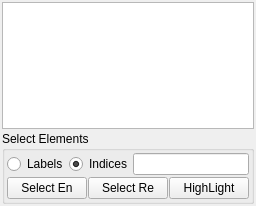
<?xml version="1.0" encoding="UTF-8"?>
<ui version="4.0">
 <class>DockSelectElement</class>
 <widget class="QWidget" name="DockSelectElement">
  <property name="geometry">
   <rect>
    <x>0</x>
    <y>0</y>
    <width>239</width>
    <height>206</height>
   </rect>
  </property>
  <property name="windowTitle">
   <string>DockSelectElement</string>
  </property>
  <layout class="QVBoxLayout" name="verticalLayout">
   <property name="spacing">
    <number>2</number>
   </property>
   <property name="leftMargin">
    <number>2</number>
   </property>
   <property name="topMargin">
    <number>2</number>
   </property>
   <property name="rightMargin">
    <number>2</number>
   </property>
   <property name="bottomMargin">
    <number>2</number>
   </property>
   <item>
    <widget class="QTextEdit" name="textEdit">
     <property name="sizePolicy">
      <sizepolicy hsizetype="Preferred" vsizetype="Expanding">
       <horstretch>0</horstretch>
       <verstretch>0</verstretch>
      </sizepolicy>
     </property>
     <property name="acceptDrops">
      <bool>false</bool>
     </property>
     <property name="autoFillBackground">
      <bool>true</bool>
     </property>
     <property name="readOnly">
      <bool>true</bool>
     </property>
    </widget>
   </item>
   <item>
    <widget class="QGroupBox" name="groupBox_Select">
     <property name="title">
      <string>Select Elements</string>
     </property>
     <layout class="QVBoxLayout" name="verticalLayout_2">
      <property name="spacing">
       <number>2</number>
      </property>
      <property name="leftMargin">
       <number>2</number>
      </property>
      <property name="topMargin">
       <number>2</number>
      </property>
      <property name="rightMargin">
       <number>2</number>
      </property>
      <property name="bottomMargin">
       <number>2</number>
      </property>
      <item>
       <layout class="QHBoxLayout" name="horizontalLayout">
        <property name="spacing">
         <number>1</number>
        </property>
        <property name="bottomMargin">
         <number>0</number>
        </property>
        <item>
         <widget class="QRadioButton" name="radioButton_Lables">
          <property name="sizePolicy">
           <sizepolicy hsizetype="Minimum" vsizetype="Fixed">
            <horstretch>0</horstretch>
            <verstretch>0</verstretch>
           </sizepolicy>
          </property>
          <property name="maximumSize">
           <size>
            <width>16777215</width>
            <height>16777215</height>
           </size>
          </property>
          <property name="text">
           <string>Labels</string>
          </property>
          <property name="checked">
           <bool>false</bool>
          </property>
         </widget>
        </item>
        <item>
         <widget class="QRadioButton" name="radioButton_indices">
          <property name="sizePolicy">
           <sizepolicy hsizetype="Minimum" vsizetype="Fixed">
            <horstretch>0</horstretch>
            <verstretch>0</verstretch>
           </sizepolicy>
          </property>
          <property name="maximumSize">
           <size>
            <width>16777215</width>
            <height>16777215</height>
           </size>
          </property>
          <property name="text">
           <string>Indices</string>
          </property>
          <property name="checked">
           <bool>true</bool>
          </property>
         </widget>
        </item>
        <item>
         <widget class="QLineEdit" name="lineEdit_SelectInput">
          <property name="sizePolicy">
           <sizepolicy hsizetype="Expanding" vsizetype="Fixed">
            <horstretch>0</horstretch>
            <verstretch>0</verstretch>
           </sizepolicy>
          </property>
         </widget>
        </item>
       </layout>
      </item>
      <item>
       <layout class="QHBoxLayout" name="horizontalLayout_2">
        <property name="spacing">
         <number>1</number>
        </property>
        <property name="bottomMargin">
         <number>0</number>
        </property>
        <item>
         <widget class="QPushButton" name="pushButton_SelectEntities">
          <property name="sizePolicy">
           <sizepolicy hsizetype="Minimum" vsizetype="Fixed">
            <horstretch>0</horstretch>
            <verstretch>0</verstretch>
           </sizepolicy>
          </property>
          <property name="text">
           <string>Select En</string>
          </property>
         </widget>
        </item>
        <item>
         <widget class="QPushButton" name="pushButton_SelectRelationships">
          <property name="sizePolicy">
           <sizepolicy hsizetype="Minimum" vsizetype="Fixed">
            <horstretch>0</horstretch>
            <verstretch>0</verstretch>
           </sizepolicy>
          </property>
          <property name="text">
           <string>Select Re</string>
          </property>
         </widget>
        </item>
        <item>
         <widget class="QPushButton" name="pushButton_HighlightSelectedElements">
          <property name="sizePolicy">
           <sizepolicy hsizetype="Minimum" vsizetype="Fixed">
            <horstretch>0</horstretch>
            <verstretch>0</verstretch>
           </sizepolicy>
          </property>
          <property name="text">
           <string>HighLight</string>
          </property>
         </widget>
        </item>
       </layout>
      </item>
     </layout>
    </widget>
   </item>
  </layout>
 </widget>
 <layoutdefault spacing="6" margin="11"/>
 <resources/>
 <connections/>
</ui>
